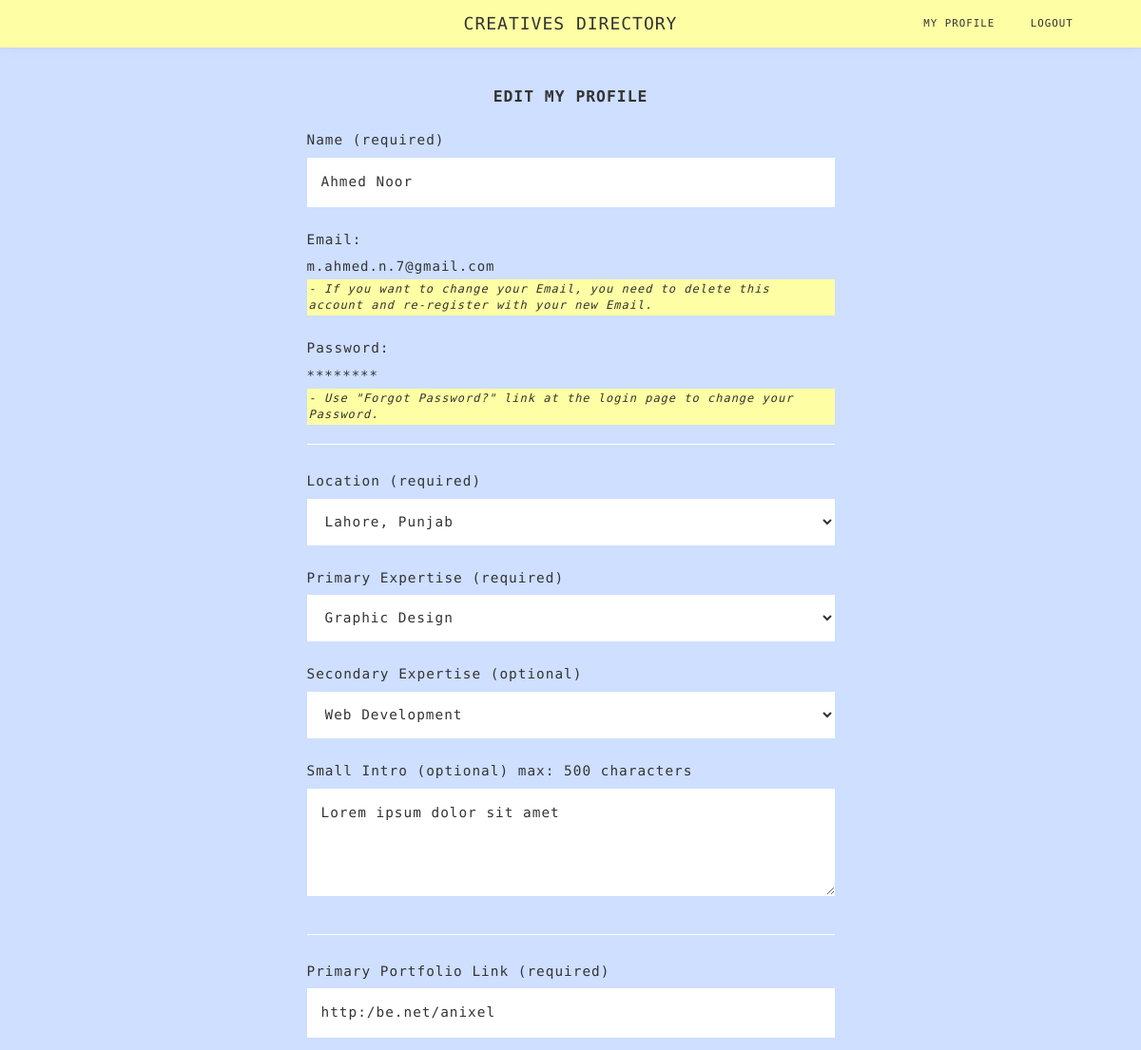
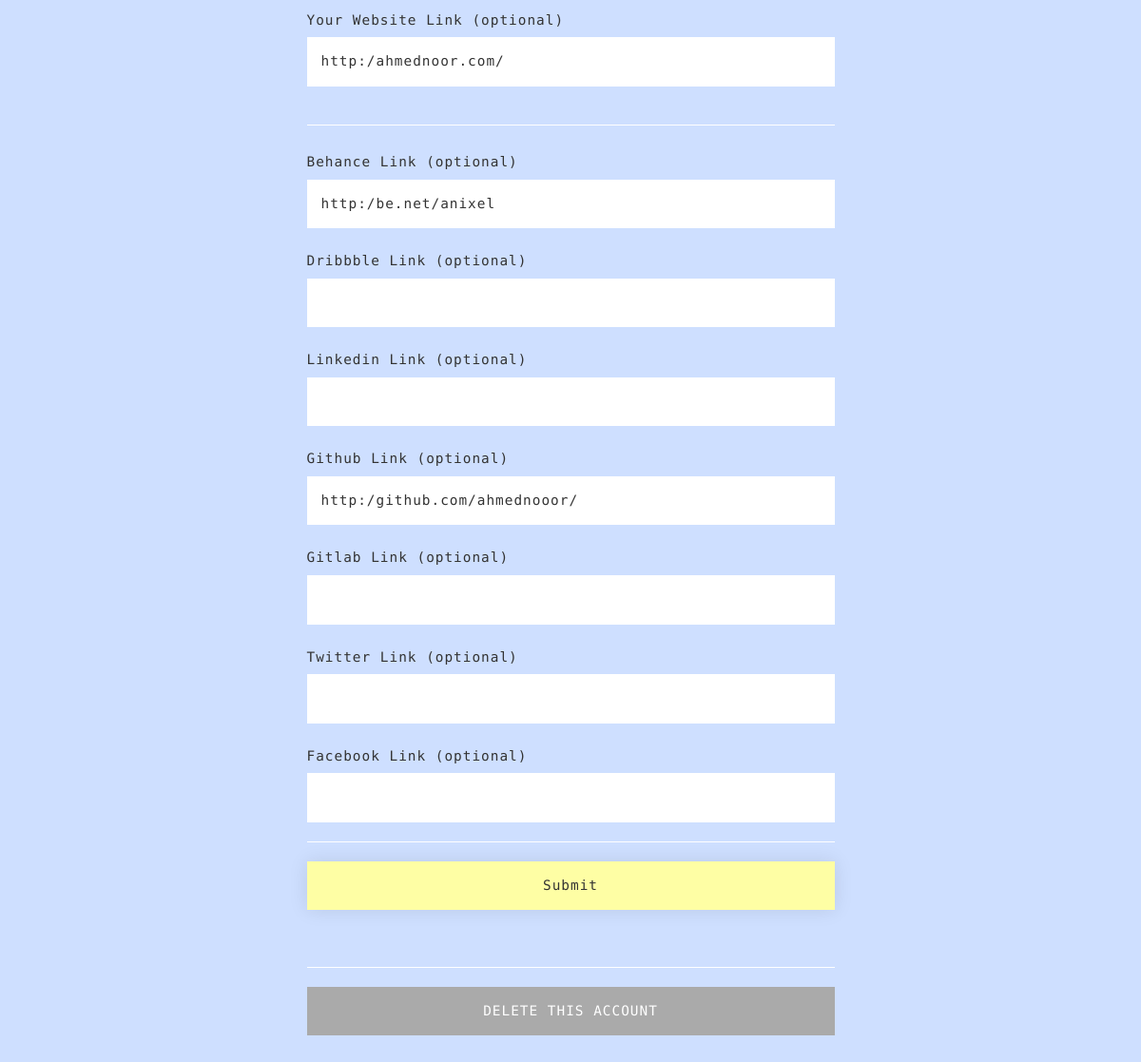
Screenshot of /edit_my_profile (signed in) with the database file from the repository (2 pictures, top to bottom).
### tables this page shows
CREATE TABLE creatives (id INTEGER PRIMARY KEY AUTOINCREMENT UNIQUE NOT NULL, name TEXT NOT NULL, email TEXT NOT NULL UNIQUE, password TEXT NOT NULL, city TEXT NOT NULL, primary_expertise TEXT NOT NULL, secondary_expertise TEXT, small_intro TEXT, primary_portfolio TEXT NOT NULL, personal_website TEXT, behance TEXT, dribbble TEXT, linkedin TEXT, github TEXT, gitlab TEXT, twitter TEXT, facebook TEXT, email_confirmation_token TEXT, email_confirmed TEXT DEFAULT false, password_reset_token TEXT);

### app.py (the view, shortened to what this page needs)
@app.route('/edit_my_profile', methods=['GET', 'POST'])
def edit_my_profile():
    if g.logged_in is True and request.method == 'GET':
        creatives = db.execute("SELECT * FROM creatives WHERE id=:id", id=g.user_id)
        if len(creatives) < 1:
            return render_template('status.html', msg="Profile Not Found")
        elif creatives[0]['email_confirmed'] != 'true':
            return render_template('status.html', msg="Profile Not Found")
        else:
            creative = creatives[0]
            return render_template('edit_my_profile.html', creative=creative, cities_list=cities_list, expertise_list=expertise_list)
    else:
        return redirect(url_for('index'))

### app.py (called while the page is built)
@app.before_request
def before_request():
    g.user_id = None
    g.name = None
    g.logged_in = None
    if "user_id" in session:
        g.user_id = session["user_id"]
        g.name = session["name"]
        g.logged_in = session["logged_in"]

    def execute(self, text, *multiparams, **params):
        try:
            statement = sqlalchemy.text(text).bindparams(*multiparams, **params)
            result = self.engine.execute(str(statement.compile(compile_kwargs={"literal_binds": True})))
            if result.returns_rows:
                rows = result.fetchall()
                return [dict(row) for row in rows]
            elif result.lastrowid is not None:
                return result.lastrowid
            else:
                return result.rowcount
        except sqlalchemy.exc.IntegrityError:
            return None
        except Exception as e:
            raise RuntimeError(e)

### templates/edit_my_profile.html (shortened to what this page needs)
{% extends "layout.html" %}
{% block main %}
    <div class="container">
        <div class="row">
            <div class="col-sm-3"></div>
            <div class="col-sm-6">
                <div class="registration-main-container">
                    <h3 class="registration-heading">EDIT MY PROFILE</h3>
                    <form action="/edit_my_profile" method="POST" id="registeration_form">
                        <div class="input-group">
                            <label for="name">Name (required)</label>
                            <input type="text" name="name" id="name" required value="{{ creative['name'] }}">
                        </div>
                        <div class="input-group">
                            <label for="email">Email:</label>
                            <p class="">{{ creative['email'] }}</p>
                            <p class="small-info-text"><em> - If you want to change your Email, you need to delete this account and re-register with your new Email.</em></p>
                        </div>
                        <div class="input-group">
                            <label for="password">Password:</label>
                            <p class="">********</p>
                            <p class="small-info-text"><em> - Use "Forgot Password?" link at the login page to change your Password.</em></p>
                        </div>
                        <hr>
                        <div class="input-group">
                            <label for="city">Location (required)</label>
                            <select name="city" id="city" required>
                                {% for _city in cities_list %}
                                    <option value="{{ _city }}">{{ _city }}</option>
                                {% endfor %}
                            </select>
                        </div>
                        <div class="input-group">
                            <label for="primary_expertise">Primary Expertise (required)</label>
                            <select name="primary_expertise" id="primary_expertise" required>
                                {% for expertise in expertise_list %}
                                    <option value="{{ expertise }}">{{ expertise }}</option>
                                {% endfor %}
                            </select>
                        </div>
                        <div class="input-group">
                            <label for="secondary_expertise">Secondary Expertise (optional)</label>
                            <select name="secondary_expertise" id="secondary_expertise">
                                {% for expertise in expertise_list %}
                                    <option value="{{ expertise }}">{{ expertise }}</option>
                                {% endfor %}
                            </select>
                        </div>
                        <div class="input-group">
                            <label for="small_intro">Small Intro (optional) max: 500 characters</label>
                            <textarea type="text" name="small_intro" id="small_intro" rows="4">{{ creative['small_intro'] }}</textarea>
                        </div>
                        <br>
                        <hr>
                        <div class="input-group">
                            <label for="primary_portfolio">Primary Portfolio Link (required)</label>
                            <input type="text" name="primary_portfolio" id="primary_portfolio" required value="{{ creative['primary_portfolio'] }}">
                        </div>
                        <div class="input-group">
                            <label for="personal_website">Your Website Link (optional)</label>
                            <input type="text" name="personal_website" id="personal_website" value="{{ creative['personal_website'] }}">
                        </div>
                        <br>
                        <hr>
                        <div class="input-group">
                            <label for="behance">Behance Link (optional)</label>
                            <input type="text" name="behance" id="behance" value="{{ creative['behance'] }}">
                        </div>
                        <div class="input-group">
                            <label for="dribbble">Dribbble Link (optional)</label>
                            <input type="text" name="dribbble" id="dribbble" value="{{ creative['dribbble'] }}">
                        </div>
                        <div class="input-group">
                            <label for="linkedin">Linkedin Link (optional)</label>
                            <input type="text" name="linkedin" id="linkedin" value="{{ creative['linkedin'] }}">
                        </div>
                        <div class="input-group">
                            <label for="github">Github Link (optional)</label>
                            <input type="text" name="github" id="github" value="{{ creative['github'] }}">
                        </div>
                        <div class="input-group">
                            <label for="gitlab">Gitlab Link (optional)</label>
                            <input type="text" name="gitlab" id="gitlab" value="{{ creative['gitlab'] }}">
                        </div>
                        <div class="input-group">
                            <label for="twitter">Twitter Link (optional)</label>
                            <input type="text" name="twitter" id="twitter" value="{{ creative['twitter'] }}">
                        </div>
                        <div class="input-group">
                            <label for="facebook">Facebook Link (optional)</label>
                            <input type="text" name="facebook" id="facebook" value="{{ creative['facebook'] }}">
                        </div>
                        <hr>
                        <div class="input-group">
                            <input type="submit" id="submit" value="Submit">
                        </div>
                    </form>
                    <br>
                    <br>
                    <hr>
                    <div class="input-group">
                        <button class="danger-button" id="delete_account_dialog_button">DELETE THIS ACCOUNT</button>
                    </div>
                </div>
            </div>
            <div class="col-sm-3"></div>
        </div>
    </div>
    <br>
    <br>
    <br>
    <br>
{% endblock %}

### static/css/main.css (style rules this page uses)
*, *:before, *:after { margin: 0; padding: 0; -webkit-box-sizing: border-box; box-sizing: border-box; }
html, body { margin: 0; padding: 0; width: 100%; }
body { height: auto; overflow-x: hidden; font-family: 'Roboto Mono', monospace; background-color: #cedfff; letter-spacing: 1px; }
hr { border-color: #ffffff; }
:root { font-size: 12px; }
.registration-main-container { margin: 40px auto; }
.registration-heading { text-align: center; letter-spacing: 1px; }
.input-group { margin-top: 16px; }
.registration-main-container .input-group label { display: inline-block; background-color: #cedfff; padding: 8px 0px; font-size: 1.2rem; font-weight: 500; letter-spacing: 1px; }
.registration-main-container .input-group input, .registration-main-container .input-group textarea, .registration-main-container .input-group select { display: block; width: 100%; border: none; outline: 0; font-size: 1.2rem; letter-spacing: 1px; padding: 15px; border-bottom: 1px solid #ffffff; background-color: #ffffff; letter-spacing: 1px; }
.registration-main-container .input-group input[type="submit"] { background-color: #fefea4; -webkit-box-shadow: 0 0 20px rgba(0, 0, 0, 0.1); box-shadow: 0 0 20px rgba(0, 0, 0, 0.1); border-bottom: 1px solid #fefea4; }
.small-info-text { font-size: 1rem; padding: 2px; margin-top: 4px; font-weight: 500; background-color: #fefea4; }
.danger-button { display: block; width: 100%; border: none; outline: 0; font-size: 1.2rem; letter-spacing: 1px; padding: 15px; background-color: #aaaaaa; color: #ffffff; letter-spacing: 1px; }

### rows the page displays
creatives: name "Ahmed Noor", email "m.ahmed.n.7@gmail.com", small_intro "Lorem ipsum dolor sit amet", primary_portfolio "http:/be.net/anixel", personal_website "http:/ahmednoor.com/", behance "http:/be.net/anixel", github "http:/github.com/ahmednooor/"

### other values shown
form field city "Lahore, Punjab"
form field primary_expertise "Graphic Design"
form field secondary_expertise "Web Development"
